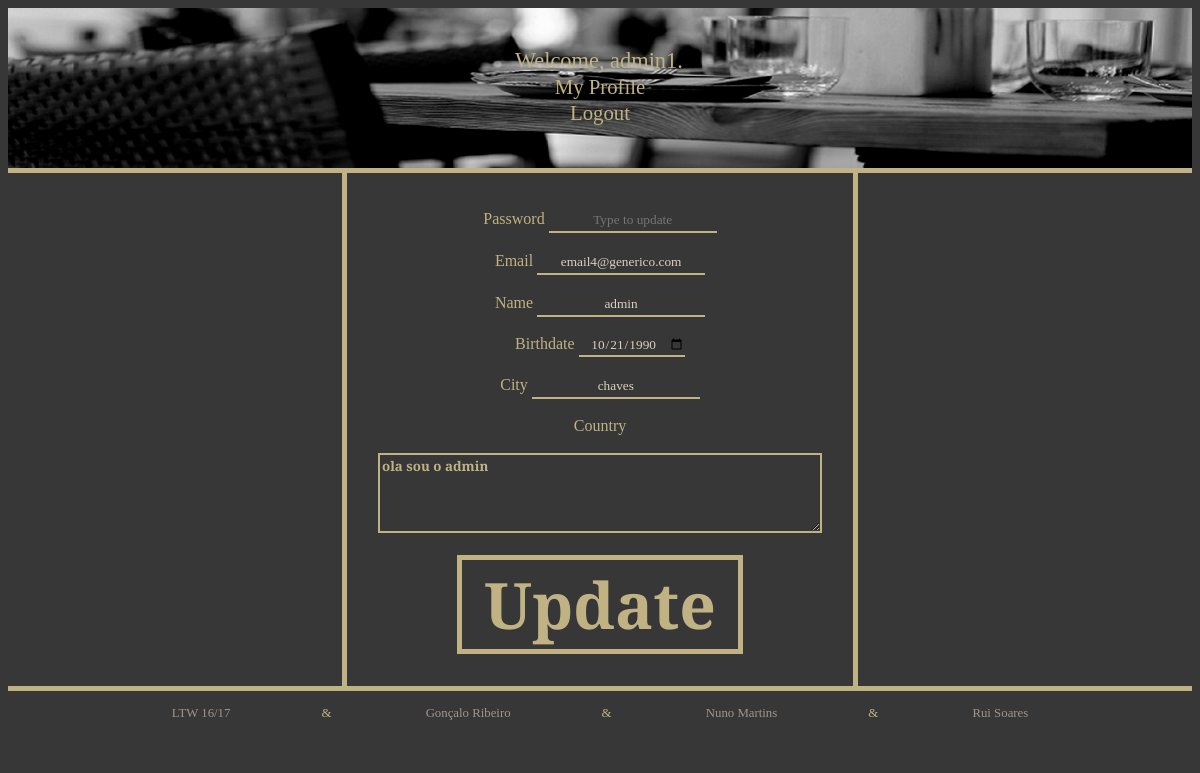
Page /profile_edit.php (signed in) on the committed database.
### tables this page shows
CREATE TABLE account(
	username VARCHAR(16) PRIMARY KEY NOT NULL,
	password VARCHAR(33) NOT NULL,
	email VARCHAR(254),
	name VARCHAR(100),
	birth DATE,
	city VARCHAR(50),
	country VARCHAR(50),
	description VARCHAR(256),
	type VARCHAR(10)
);

### profile_edit.php (called while the page is built)
<?php
include('./pageLayout/head.php');
include('./pageLayout/pageHeader.php');
include('./pageLayout/profile_edit_body.php');
include('./pageLayout/about.php');
include('./pageLayout/footer.php');
?>

### php/users.php (called while the page is built, shortened)
<?php
    function getUser($dbh,$user){
        $stmt = $dbh->prepare('SELECT * FROM account WHERE username = ?');
        $stmt->execute(array($user));
        return $stmt->fetch();
    }
?>

### pageLayout/profile_edit_body.php (the view)
<div id="register_body">
	<div id="register_area">
        <?php
            include_once('./php/connectdb.php');
            include_once('./php/users.php');
            $dbh = connectdb('./database/database.db');
            $user = getUser($dbh,$_SESSION['username']);
        ?>
        <form id="edit_user" action="php/updateUser.php" method="post">
                <br><br>
                <label >Password</label>
				<input id="input" name="password_input" type="password" placeholder="Type to update" value="">
                <br><br>
                <label >Email</label>
				<input id="input" name="email_input" type="text" value="<?php echo $user['email']; ?>">
                <br><br>
                <label >Name</label>
				<input id="input" name="name_input" type="text" value="<?php echo $user['name']; ?>">
                <br><br>
                <label >Birthdate</label>
				<input id="input" name="birth_input" type="date" value="<?php echo $user['birth']; ?>">
                <br><br>
                <label >City</label>
				<input id="input" name="city_input" type="text" value="<?php echo $user['city']; ?>">
                <br><br>
                <label >Country</label>
                <br><br>
                <textarea id="description_area" rows="4" cols="50" name="description_input" form="edit_user"><?php echo $user['description'] ?></textarea>
                <br><br>
                <input id="submit_btn" type="submit" value=" Update ">
        </form>
    </div>
</div>

### stylesheets/mainBody.css (style rules this page uses)
body { background-color: #373737; overflow:auto; }

### stylesheets/registerBody.css (style rules this page uses)
#register_area { height:100%; width:40%; min-width: 400px; padding-left: 1em; padding-right: 1em; margin:0 auto; color: #C0B283; background-color: #373737; font-family: 'Playfair Display', serif; border-right: 5px solid #C0B283; border-left: 5px solid #C0B283; text-align:center; }
#register_body { float: left; width: 100%; min-width: 1000px; height: 100%; border-bottom: 5px solid #C0B283; }
#input { border: 0px solid; height: 1.5em; text-align: center; font-family: 'Playfair Display', serif; border-bottom: 2px solid #C0B283; color: #DCD0C0; background:transparent; }
#submit_btn { position:relative; margin:0 auto; margin-bottom:0.5em; border-style:solid; border-width: 5px; background-color:inherit; font-family: inherit; font-size:4em; font-weight:bold; color: #C0B283; border-color: #C0B283; }

### stylesheets/profileBody.css (style rules this page uses)
#description_area { background-color: #373737; outline:none; font-family: inherit; font-weight:bold; color: #C0B283; border-color:#C0B283; border-width:2px; }

### rows in the picture
account: email_input "email4@generico.com", name_input "admin", birth_input "10/21/1990", city_input "chaves", description_input "ola sou o admin"

### other values in the picture
$_SESSION['username'] "admin1"
